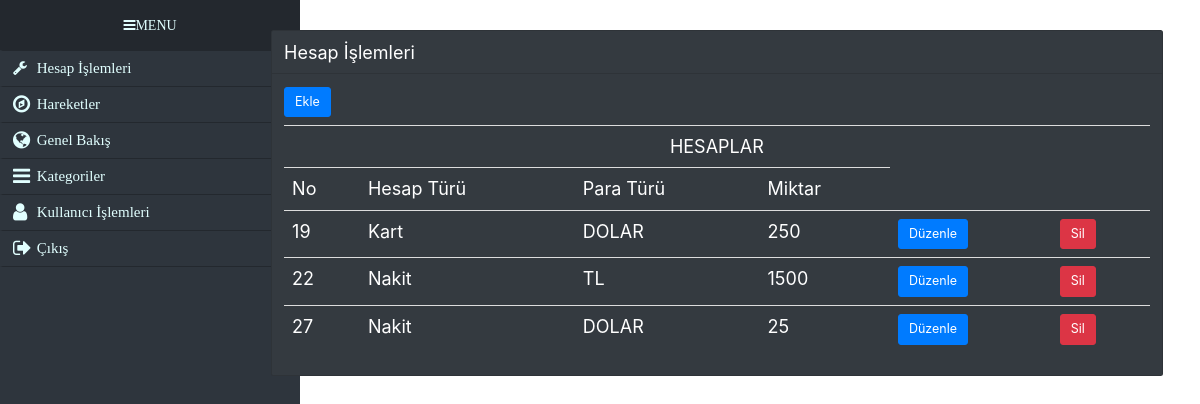
/hesap_islemleri.php (signed in), run on the app's committed database.
### tables this page shows
CREATE TABLE `account` (
  `id` int(11) NOT NULL,
  `acc_type` int(11) NOT NULL,
  `mon_type` int(11) NOT NULL,
  `mon_value` int(11) NOT NULL,
  `user_id` int(11) DEFAULT NULL
);

CREATE TABLE `account_type` (
  `id` int(11) NOT NULL,
  `acc_name` varchar(50) DEFAULT NULL
);

CREATE TABLE `money_type` (
  `id` int(11) NOT NULL,
  `money_name` varchar(50) DEFAULT NULL
);

### hesap_islemleri.php (the view, shortened to what this page needs)
<?php
include('baglan.php');
$sorgu =$db->prepare("SELECT account.id, account_type.acc_name,money_type.money_name,account.mon_value FROM account
INNER JOIN account_type ON account.acc_type = account_type.id
INNER JOIN money_type ON account.mon_type = money_type.id where user_id=".$_SESSION['user_id']);
$sorgu->execute();
?>
<!DOCTYPE html>
<html lang="en">
<head>
    <link href="//netdna.bootstrapcdn.com/bootstrap/3.2.0/css/bootstrap.min.css" rel="stylesheet" id="bootstrap-css">
    <link href="//maxcdn.bootstrapcdn.com/font-awesome/4.2.0/css/font-awesome.min.css" rel="stylesheet">
    <link rel="stylesheet" href="css/bootstrap.min.css">
    <link rel="stylesheet" href="style.css">
</head>
<body>
<div style="position: absolute;width: 100%;left: 0; font-size: 18px; margin-left:0; float: left;">
    <div class="row mt-5 ">
        <?php if(is_null( $_SESSION['user_id']))
        require_once('menu.php');
        ?>
        <div class="col-9 text-white " id="yerles">
            <div class="card bg-dark">
                <div class="card-header bg-dark">
                    Hesap İşlemleri
                </div>
                <div class="card-body">
                    <h5 class="card-title"><a href="hesap_ekle.php" class="btn btn-primary btn-lg">Ekle</a></h5>
                    <table  class="table table-dark" align="center">
                            <td colspan="10" align="center">HESAPLAR</td>
                        <tr>
                        <td>No</td>
                        <td>Hesap Türü</td>
                        <td>Para Türü</td>
                        <td>Miktar</td>
                        </tr>
                        <tr>
                        <?php
                        while ($sonuc = $sorgu->fetch(PDO::FETCH_ASSOC))
                            {
                            $id = $sonuc['id'];
                            $acc_type = $sonuc['acc_name'];
                            $mon_type= $sonuc['money_name'];
                            $mon_value = $sonuc['mon_value'];
                        ?>
                        <tr>
                                <td><?=$id;?></td>
                                <td><?=$acc_type;?></td>
                                <td><?=$mon_type;?></td>
                                <td><?=$mon_value;?></td>
                                <td><a href="hesap_duzenle.php?id=<?php echo $id;?>" class="btn btn-primary btn-lg">Düzenle</a></td>
                                <td><a href="hesap_sil.php?id=<?php echo $id;?>" class="btn btn-danger btn-lg">Sil</a></td>
                            </tr>
                            <?php
                }
                ?>
                    </table>
                </div>
            </div>
        </div>
    </div>
</div>
</body>
</html>

### menu.php (shortened to what this page needs)
<div class="col-3" id="menu-yerles">
<div class="nav-side-menu">
      <div class="brand fa fa-bars">MENU</div>
          <div class="menu-list">
              <ul id="menu-content" class="menu-content collapse out">
               <li  data-toggle="collapse" data-target="#products" class="collapsed">
                  <li>
                    <a href="hesap_islemleri.php" >
                    <i class="fa fa-wrench" ></i> Hesap İşlemleri
                    </a>
                  </li>
                  <li  data-toggle="collapse" data-target="#products" class="collapsed">
                    <a href="hareketler.php"><i class="fa fa-compass fa-lg"></i> Hareketler </a>
                  </li>
                  <li data-toggle="collapse" data-target="#service" class="collapsed">
                    <a href="genelbakis.php"><i class="fa fa-globe fa-lg"></i> Genel Bakış </a>
                  </li>
                  <li data-toggle="collapse" data-target="#new" class="collapsed">
                    <a href="kategoriler.php"><i class="fa fa-bars fa-lg"></i> Kategoriler </a>
                  </li>
                  <li>
                    <a href="kullanici_bilgileri.php">
                    <i class="fa fa-user fa-lg"></i> Kullanıcı İşlemleri
                    </a>
                </li>
                <li>
                <a href="cikis.php">
                    <i class="fa fa-sign-out fa-lg" id="cikis" name="cikis"></i> Çıkış
                </a>
                </li>
              </ul>
      </div>
  </div>
  </div>

### style.css (style rules this page uses)
#yerles { float: left; margin-left: 22%; }
#menu-yerles { float:left; margin-left: -0px; }
.nav-side-menu { overflow: auto; font-family: verdana; font-size: 15px; font-weight: 200; background-color: #2e353d; position: fixed; top: 0px; width: 300px; height: 100%; color: #e1ffff; }
.nav-side-menu .brand { background-color: #23282e; line-height: 50px; display: block; text-align: center; font-size: 14px; }
.nav-side-menu ul, .nav-side-menu li { list-style: none; padding: 0px; margin: 0px; line-height: 35px; cursor: pointer; }
.nav-side-menu li { padding-left: 0px; border-left: 3px solid #2e353d; border-bottom: 1px solid #23282e; }
.nav-side-menu li a { text-decoration: none; color: #e1ffff; }
.nav-side-menu li a i { padding-left: 10px; width: 20px; padding-right: 20px; }
@media (min-width: 767px) { .nav-side-menu .menu-list .menu-content { display: block; } }
body { margin: 0px; padding: 0px; }

### data on the page
account: id "19", account_type.acc_name "Kart", money_type.money_name "DOLAR", mon_value "250"
account: id "22", account_type.acc_name "Nakit", money_type.money_name "TL", mon_value "1500"
account: id "27", account_type.acc_name "Nakit", money_type.money_name "DOLAR", mon_value "25"
